Frame 1 (no input): blank canvas, image omitted
Frame 60 (no input): blank canvas, image omitted
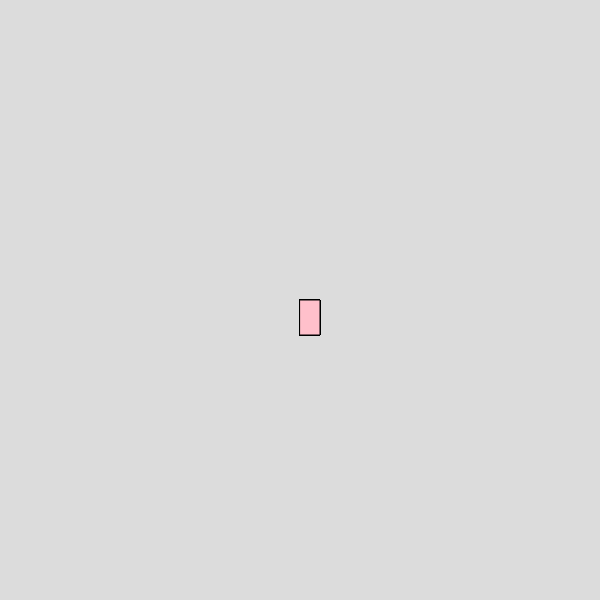
Frame 120 (the mouse pressed at the canvas centre since frame 60)

The p5.js sketch whose frames 1 and 60 were blank and that drew this single picture after the mouse press (run headless with seeded random() and noise() and a simulated clock; from frame 60 on, the mouse is pressed at the canvas centre):

// p5.js sketch
// ── sketch.js
function setup() {
    createCanvas(600,600);
    background(220);
  
  }
  
  function draw() {
    stroke ("black");
    fill("pink");
      //console.log(mouseIsPressed);
            
      if (mouseIsPressed){
      rect(mouseX, mouseY, 20, 35);
    }
            
  }
